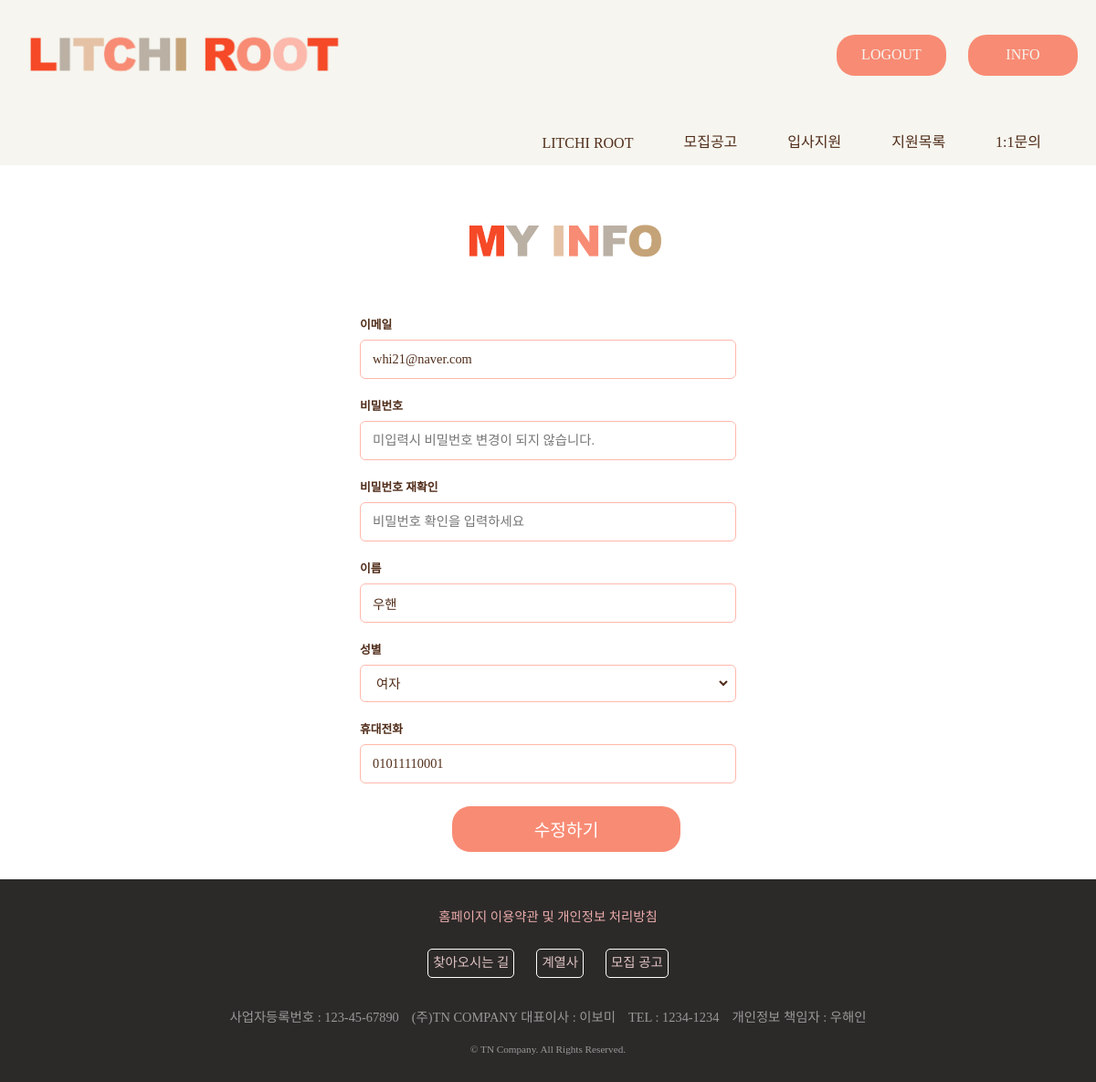
The page /info/ (signed in) on the database as committed earlier.
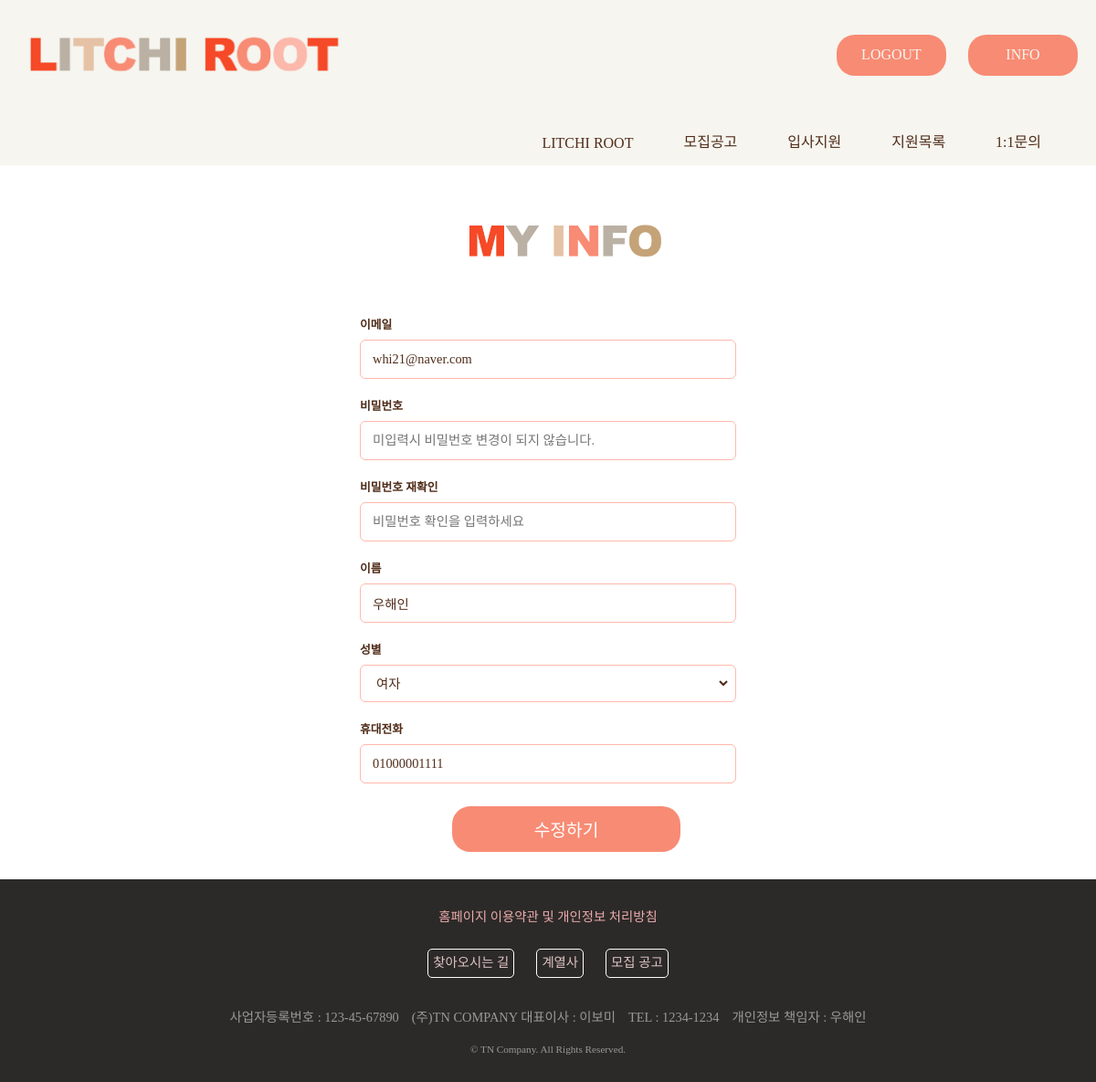
The same page on the database as committed later.
### lcapp/models.py (models this page shows)
class Seeker(models.Model):
    email = models.TextField(primary_key=True) # '@', '.' 외 특수문자 안됨
    pwd = models.CharField(max_length=30)
    name = models.CharField(max_length=30) # 이름 -> 특수문자, 숫자 안됨
    phone = models.CharField(max_length=50) # 폰넘버 -> 하이픈 포함해서 받기
    gender = models.CharField(max_length=6) # 성별 -> 콤보박스로 받아서 넣어주기
    cdate = models.DateField(auto_now_add=True)

### lcapp/views.py (the view)
# urls.py: path("info/", views.info, name='info'),
def info(request):
   templates = loader.get_template('info.html')
   request.session['url'] = request.path
   try:
      sessionEmail = request.session['email']
   except:
      message = '로그인이 필요한 서비스입니다.'
      return HttpResponse("<script>alert('"+ message +"');location.href='/';</script>")
   seeker = Seeker.objects.get(email=sessionEmail)
   context = {
      'seeker' : seeker,
   }
   return HttpResponse(templates.render(context, request))

### lcapp/templates/info.html (shortened to what this page needs)
<!DOCTYPE html>
<html lang="ko">
{% load static %}
<head>
    <link rel="stylesheet" type="text/css" href="{% static 'css/login_join.css' %}">
</head>
<body style="margin:0">
    {% include "nav.html" %}
    <div class="signup-body">
        <header>
            <div class="signup-logo">
                <img src="{% static 'css/imgs/myinfo.png'%}" class="signup-image">
            </div>
        </header>
        <form name="jf" action="info_ok" method="POST">
                <div class="signup-first">
                    <h3>이메일</h3>
                    <span class="signup-input">
                        <input name="email" id="email" type="text" title="이메일" placeholder="이메일을 입력하세요"  value="{{request.session.email}}" required="required" readonly>
                    </span>
                    <h3>비밀번호</h3>
                    <span class="signup-input">
                        <input name="pwd" id="pwd" type="password" title="비밀번호" placeholder="미입력시 비밀번호 변경이 되지 않습니다." maxlength="12" required="required">
                        <span class="signup-pwd-image"></span>
                    </span>
                    <h3>비밀번호 재확인</h3>
                    <span class="signup-input">
                        <input name="check_pwd" id="check_pwd" title="비밀번호 확인" placeholder="비밀번호 확인을 입력하세요" type="password" maxlength="12" required="required">
                        <span class="signup-pwd-image"></span>
                    </span>
                </div>
                <div class="signup-select">
                    <h3>이름</h3>
                    <span class="signup-input">
                        <input name="name" id="name" type="text" title="이름" placeholder="이름을 입력하세요"value="{{seeker.name}}" required="required">
                    </span>
                    <h3>성별</h3>
                    <span class="signup-input">
                        <select name="gender" id="gender" class="selectbox" onchange="">
                            {% if seeker.gender == '남'%}
                                <option value="M" selected>남자</option>
                                <option value="W">여자</option>
                            {% else %}
                                <option value="W" selected>여자</option>
                            {% endif%}
                        </select>
                    </span>
                </div>
                <div class="signup-select">
                    <h3>휴대전화</h3>
                    <span class="signup-input">
                        <input name="phone" id="phone" type="number" title="전화번호" value="{{seeker.phone}}" placeholder="전화번호를 입력하세요">
                    </span>
                </div>
                <div class="signup-join">
                    <button type="button" class="signup-btn" onclick="check_email()">수정하기</button>
                </div>
        </form>
    </div>
</body>
{% include "footer.html" %}
</html>

Rows that differ between the two databases and show on the page:
changed Seeker "여자": phone "01011110001" → "01000001111"
Other text that changed with them:
form field name: "우핸" → "우해인"
